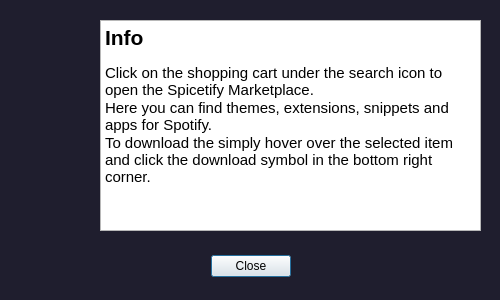
<?xml version="1.0" encoding="UTF-8"?>
<ui version="4.0">
 <class>popup</class>
 <widget class="QDialog" name="popup">
  <property name="geometry">
   <rect>
    <x>0</x>
    <y>0</y>
    <width>500</width>
    <height>300</height>
   </rect>
  </property>
  <property name="sizePolicy">
   <sizepolicy hsizetype="Fixed" vsizetype="Fixed">
    <horstretch>0</horstretch>
    <verstretch>0</verstretch>
   </sizepolicy>
  </property>
  <property name="minimumSize">
   <size>
    <width>500</width>
    <height>300</height>
   </size>
  </property>
  <property name="maximumSize">
   <size>
    <width>500</width>
    <height>300</height>
   </size>
  </property>
  <property name="windowTitle">
   <string>Spicetify Marketplace</string>
  </property>
  <property name="windowIcon">
   <iconset>
    <normaloff>firething.gif</normaloff>firething.gif</iconset>
  </property>
  <property name="styleSheet">
   <string notr="true">QDialog {
	
	background-color: rgb(31, 30, 46);
}</string>
  </property>
  <property name="locale">
   <locale language="English" country="UnitedStates"/>
  </property>
  <widget class="QDialogButtonBox" name="buttonBox">
   <property name="geometry">
    <rect>
     <x>10</x>
     <y>250</y>
     <width>481</width>
     <height>32</height>
    </rect>
   </property>
   <property name="orientation">
    <enum>Qt::Horizontal</enum>
   </property>
   <property name="standardButtons">
    <set>QDialogButtonBox::Close</set>
   </property>
   <property name="centerButtons">
    <bool>true</bool>
   </property>
  </widget>
  <widget class="QLabel" name="label">
   <property name="geometry">
    <rect>
     <x>0</x>
     <y>0</y>
     <width>81</width>
     <height>231</height>
    </rect>
   </property>
   <property name="text">
    <string/>
   </property>
   <property name="pixmap">
    <pixmap>spotify_sidebar.jpg</pixmap>
   </property>
   <property name="scaledContents">
    <bool>true</bool>
   </property>
  </widget>
  <widget class="QTextBrowser" name="textBrowser">
   <property name="geometry">
    <rect>
     <x>100</x>
     <y>20</y>
     <width>381</width>
     <height>211</height>
    </rect>
   </property>
   <property name="sizePolicy">
    <sizepolicy hsizetype="Preferred" vsizetype="Preferred">
     <horstretch>0</horstretch>
     <verstretch>0</verstretch>
    </sizepolicy>
   </property>
   <property name="html">
    <string>&lt;!DOCTYPE HTML PUBLIC &quot;-//W3C//DTD HTML 4.0//EN&quot; &quot;http://www.w3.org/TR/REC-html40/strict.dtd&quot;&gt;
&lt;html&gt;&lt;head&gt;&lt;meta name=&quot;qrichtext&quot; content=&quot;1&quot; /&gt;&lt;meta charset=&quot;utf-8&quot; /&gt;&lt;style type=&quot;text/css&quot;&gt;
p, li { white-space: pre-wrap; }
hr { height: 1px; border-width: 0; }
li.unchecked::marker { content: &quot;\2610&quot;; }
li.checked::marker { content: &quot;\2612&quot;; }
&lt;/style&gt;&lt;/head&gt;&lt;body style=&quot; font-family:'Segoe UI'; font-size:9pt; font-weight:400; font-style:normal;&quot;&gt;
&lt;p style=&quot; margin-top:0px; margin-bottom:0px; margin-left:0px; margin-right:0px; -qt-block-indent:0; text-indent:0px;&quot;&gt;&lt;span style=&quot; font-size:16pt; font-weight:700;&quot;&gt;Info&lt;/span&gt;&lt;/p&gt;
&lt;p style=&quot;-qt-paragraph-type:empty; margin-top:0px; margin-bottom:0px; margin-left:0px; margin-right:0px; -qt-block-indent:0; text-indent:0px;&quot;&gt;&lt;br /&gt;&lt;/p&gt;
&lt;p style=&quot; margin-top:0px; margin-bottom:0px; margin-left:0px; margin-right:0px; -qt-block-indent:0; text-indent:0px;&quot;&gt;&lt;span style=&quot; font-size:11pt;&quot;&gt;Click on the shopping cart under the search icon to open the Spicetify Marketplace.&lt;/span&gt;&lt;/p&gt;
&lt;p style=&quot; margin-top:0px; margin-bottom:0px; margin-left:0px; margin-right:0px; -qt-block-indent:0; text-indent:0px;&quot;&gt;&lt;span style=&quot; font-size:11pt;&quot;&gt;Here you can find themes, extensions, snippets and apps for Spotify.&lt;/span&gt;&lt;/p&gt;
&lt;p style=&quot; margin-top:0px; margin-bottom:0px; margin-left:0px; margin-right:0px; -qt-block-indent:0; text-indent:0px;&quot;&gt;&lt;span style=&quot; font-size:11pt;&quot;&gt;To download the simply hover over the selected item and click the download symbol in the bottom right corner.&lt;/span&gt;&lt;/p&gt;&lt;/body&gt;&lt;/html&gt;</string>
   </property>
  </widget>
 </widget>
 <resources/>
 <connections>
  <connection>
   <sender>buttonBox</sender>
   <signal>accepted()</signal>
   <receiver>popup</receiver>
   <slot>accept()</slot>
   <hints>
    <hint type="sourcelabel">
     <x>248</x>
     <y>254</y>
    </hint>
    <hint type="destinationlabel">
     <x>157</x>
     <y>274</y>
    </hint>
   </hints>
  </connection>
  <connection>
   <sender>buttonBox</sender>
   <signal>rejected()</signal>
   <receiver>popup</receiver>
   <slot>reject()</slot>
   <hints>
    <hint type="sourcelabel">
     <x>316</x>
     <y>260</y>
    </hint>
    <hint type="destinationlabel">
     <x>286</x>
     <y>274</y>
    </hint>
   </hints>
  </connection>
 </connections>
</ui>
